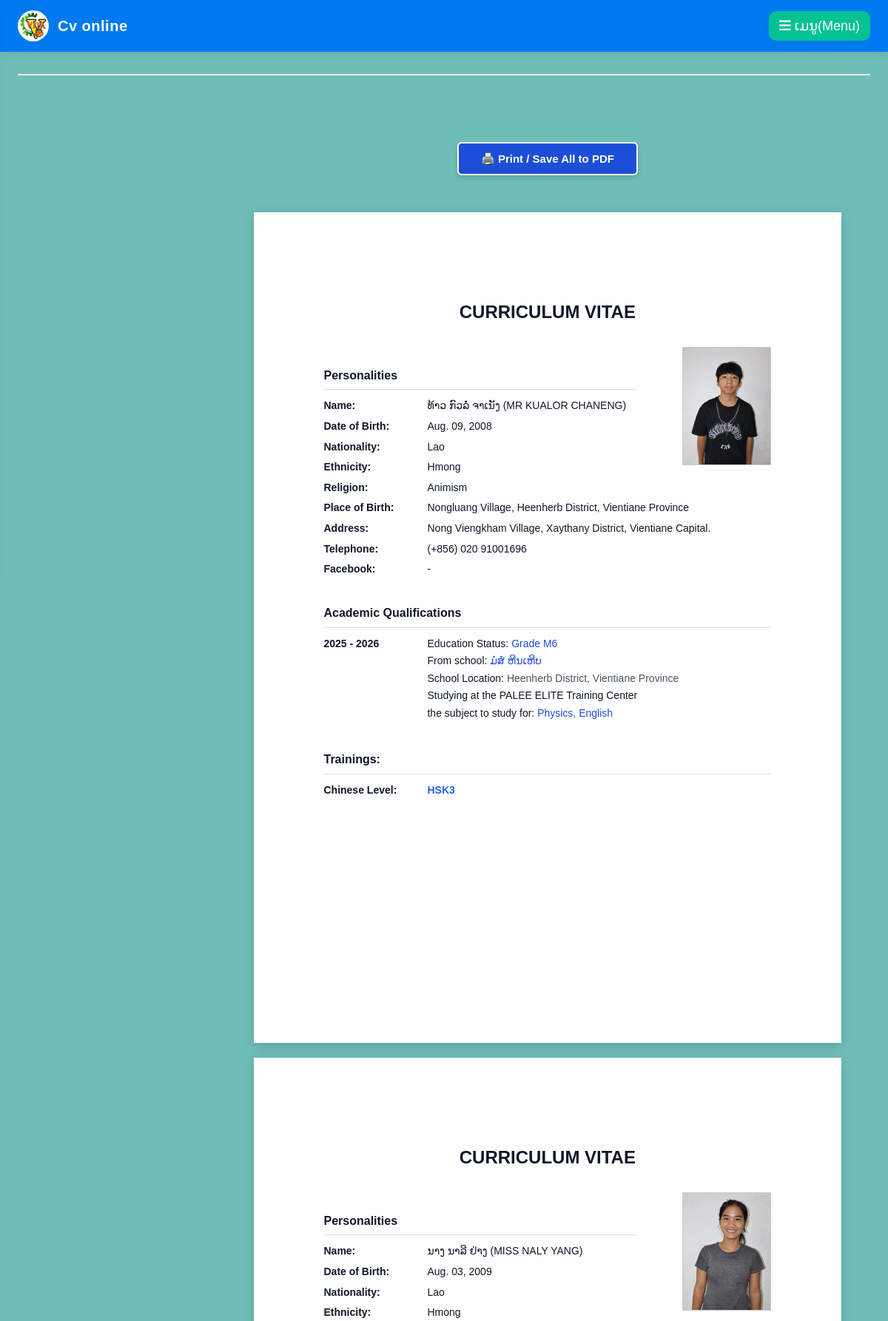
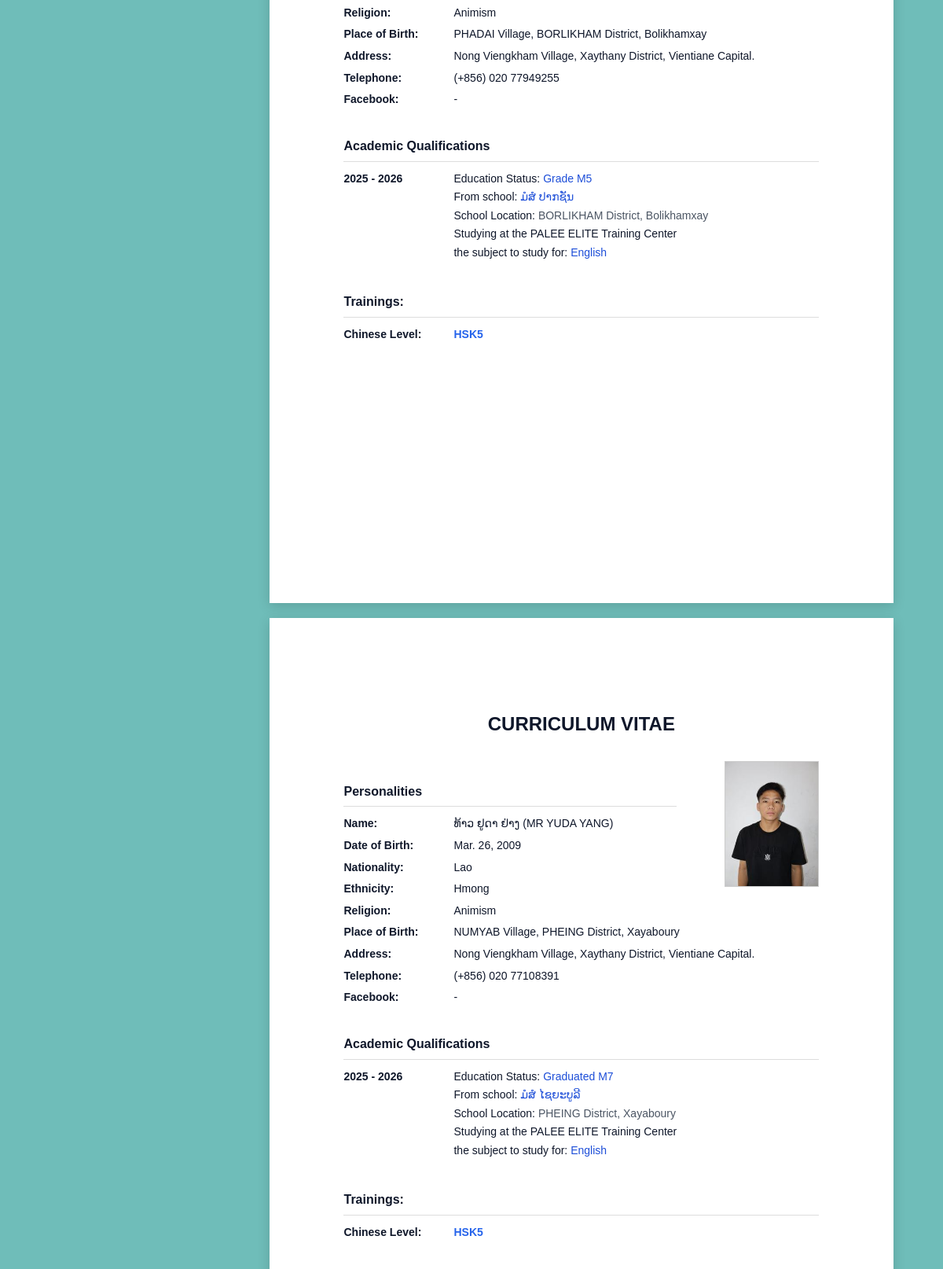
The page /?search=&school_year=&action=print (upper part) on the database its author committed (2 pictures, top to bottom).
### myapp/models.py (models this page shows, shortened)
class FormResponse(models.Model):
    PROVINCE_CHOICES3 = [
    ('Vientiane Capital', 'ນະຄອນຫຼວງວຽງຈັນ'),
    ('Phongsaly', 'ຜົ້ງສາລີ'),
    ('Luang Namtha', 'ຫຼວງນ້ຳທາ'),
    ('Oudomxay', 'ອຸດົມໄຊ'),
    ('Bokeo', 'ບໍ່ແກ້ວ'),
    ('Luang Prabang', 'ຫຼວງພະບາງ'),
    ('Huaphan', 'ຫົວພັນ'),
    ('Xayaboury', 'ໄຊຍະບູລີ'),
    ('Xieng Khouang', 'ຊຽງຂວາງ'),
    ('Vientiane', 'ວຽງຈັນ'),
    ('Bolikhamxay', 'ບໍລິຄຳໄຊ'),
    ('Khammouane', 'ຄຳມ່ວນ'),
    ('Savannakhet', 'ສະຫວັນນະເຂດ'),
    ('Salavan', 'ສາລະວັນ'),
    ('Sekong', 'ເຊກອງ'),
    ('Champasak', 'ຈຳປາສັກ'),
    ('Attapeu', 'ອັດຕະປື'),
    ('Xaysomboun', 'ໄຊສົມບູນ'),
    ]
    GRADUATE_CHOICES = [
        ('ມໍ7', 'ຈົບມໍ7ແລ້ວ (已毕业)'),
        ('ຍັງບໍ່ຈົບ', 'ຍັງບໍ່ຈົບ (未毕业)'),
    ]
    chinese_level1 = [
        ('HSK1', 'HSK1'),
        ('HSK2', 'HSK2'),
        ('HSK3', 'HSK3'),
        ('HSK4', 'HSK4'),
        ('HSK5', 'HSK5'),
        ('HSK6', 'HSK6'),
    ]
    ETHNICITY_CHOICES = [
        ('Lao', 'ລາວ'),
        ('Hmong', 'ມົ້ງ'),
        ('Khmu', 'ກຶມມຸ'),
        ('Phouthai', 'ຜູ້ໄທ'),
        ('Tai', 'ໄຕ'),
        ('Other', 'ອື່ນໆ (Other)'),
    ]
    RELIGION_CHOICES = [
        ('Buddhism', 'ພຸດ'),
        ('Christianity', 'ຄຣິດ'),
        ('Islam', 'ອິດສະລາມ'),
        ('Animism', 'ນັບຖືຜີ / ບໍ່ມີສາດສະໜາ'),
        ('Other', 'ອື່ນໆ (Other)'),
    ]
    student_code = models.CharField(max_length=20, unique=True, blank=True, null=True)
    timestamp = models.DateTimeField(
    verbose_name="Timestamp",
    default=timezone.now
    )
    full_name = models.CharField(
        max_length=255,
        verbose_name="ຊື່ ແລະ ນາມສະກຸນລາວ(真实姓名)"
    )
    name_Chinese = models.CharField(
        max_length=255,blank=True,
        verbose_name="ຊື່ແທ້ພາສາຈີນ ຫຼື ອັງກິດ(真实姓名)"
    )
    date_of_birth = models.DateField(
        verbose_name="ວັນເດືອນປີເກີດ (出生日期)",
        blank=True,
        null=True
    )
    ethnicity = models.CharField(
        max_length=50,
        choices=ETHNICITY_CHOICES,
        default='Lao',
        verbose_name="ຊົນເຜົ່າ (民族)"
    )
    ethnicity_other = models.CharField(
        max_length=100,
        blank=True,
        null=True,
        verbose_name="ຊົນເຜົ່າອື່ນໆ (请ກອກຊົນເຜົ່າຂອງທ່ານ)"
    )
    religion = models.CharField(
        max_length=50,
        choices=RELIGION_CHOICES,
        default='Buddhism',
        verbose_name="ສາດສະໜາ (宗教)"
    )
    religion_other = models.CharField(
        max_length=100,
        blank=True,
        null=True,
        verbose_name="ສາດສະໜາອື່ນໆ (请ກອກສາດສະໜາຂອງທ່ານ)"
    )
    organization = models.CharField(
        max_length=255,
        verbose_name="ມາຈາກໂຮງຮຽນໃດ(来自哪所学校？)"
    )
    Village = models.CharField(
        max_length=100,
        verbose_name="ບ້ານ (村莊)",
        blank=True
    )
    district = models.CharField(
        max_length=100,
        verbose_name="ເມືອງ (城市)"
    )
    province1 = models.CharField(
        max_length=60,
        choices=PROVINCE_CHOICES3,
        default='ນະຄອນຫຼວງວຽງຈັນ',
        verbose_name="ແຂວງເກີດ (省)"
    )
    is_graduated_m7 = models.CharField(
        max_length=20,
        choices=GRADUATE_CHOICES,
        verbose_name="ຫຼັງຈາກເດືອນ9 ສົກ2026 ນີ້ນ້ອງຮຽນຊັ້ນໃດ? (你七年级毕业嘛)"
    )
    current_grade = models.CharField(
        max_length=100,
        blank=True,
        null=True,
        verbose_name="ຖ້າບໍ່ຈົບ, ປັດຈຸບັນຮຽນຢູ່ຊັ້ນໃດ?"
    )
    chinese_level = models.CharField(
        max_length=60,
        blank=True,
        choices=chinese_level1,
        verbose_name="ລະດັບພາສາຈີນ (中文)"
    )
    phone_number = models.CharField(
        max_length=50,
        verbose_name="ເບີຕິດຕໍ່ (联络手机)"
    )
    facebook = models.CharField(
        max_length=100,
        blank=True,
        null=True,
        verbose_name="facebook (脸书)"
    )
    image = models.ImageField(
        upload_to='uploads/',
        blank=True,
        null=True,
        verbose_name="ຮູບພາບແນບມາ"
    )
    subject_set = models.ManyToManyField(
        Subject,
        verbose_name="ວິຊາເລືອກຮຽນທີ່ສູນປາລີ (选修课程)"
        )
    class Meta:
        verbose_name = "ຂໍ້ມູນການລົງທະບຽນນັກຮຽນທືນວິຕ້າ"
        verbose_name_plural = "ຂໍ້ມູນການລົງທະບຽນນັກຮຽນທືນວິຕ້າ"

class Subject(models.Model):
    name = models.CharField(max_length=255)
    photo = models.ImageField(upload_to='subject_photos/', blank=True, null=True)
    description = models.TextField(blank=True, null=True, default='')
    Name_eng = models.CharField(blank=True, null=True, default='')
    price = models.CharField(max_length=255, null=True, blank=True, default='')
    is_premium = models.BooleanField(default=False)
    promotion_end_at = models.DateField(null=True, blank=True)

### myapp/views.py (the view, shortened to what this page needs)
# urls.py: path('', views.home, name='home'),
def home(request):
    search_query = request.GET.get('search', '')
    school_year_query = request.GET.get('school_year', '')
    action = request.GET.get('action', '')  # 🔥 ເພີ່ມແຖວນີ້ເພື່ອເຊັກປຸ່ມກົດ
    users_queryset = FormResponse.objects.all().order_by('id')
    all_subjects = Subject.objects.all().order_by('id')
    total_students_count = users_queryset.count()
    context = {
        'users': users_queryset,
        'subjects': all_subjects,
        'total_count': total_students_count,
        'search_query': search_query,
        'school_year_query': school_year_query,
    }
    if action == 'print':
        return render(request, 'view_all_cv.html', context)
    return render(request, 'home.html', context)

### myapp/templates/view_all_cv.html (shortened to what this page needs)
{% extends 'components/base.html' %}
{% load static %}
{% block content %}
</head>
<body>
    <div class="top-bar">
        <button class="btn-print" onclick="window.print()">
            🖨️ Print / Save All to PDF
        </button>
    </div>
<div class="cv-container-wrapper">
{% for user in users %}
    <div class="cv-page" data-page="{{ forloop.counter }}">
        <div class="cv-title">Curriculum Vitae</div>
        <div class="cv-content-wrapper">
            <div class="left-info">
                <div class="section-title">Personalities</div>
                <div class="info-grid">
                    <div class="info-label">Name:</div>
                    <div style="white-space: nowrap;">{{ user.full_name }} {% if user.name_Chinese %}({{ user.name_Chinese }}){% endif %}</div>
                    <div class="info-label">Date of Birth:</div>
                    <div style="white-space: nowrap;">{{ user.date_of_birth|date:"M. d, Y" }}</div>
                    <div class="info-label">Nationality:</div>
                    <div style="white-space: nowrap;">Lao</div>
                    <div class="info-label">Ethnicity:</div>
                    <div style="white-space: nowrap;">{% if user.ethnicity == 'Other' %}{{ user.ethnicity_other }}{% else %}{{ user.ethnicity }}{% endif %}</div>
                    <div class="info-label">Religion:</div>
                    <div style="white-space: nowrap;">{% if user.religion == 'Other' %}{{ user.religion_other }}{% else %}{{ user.religion }}{% endif %}</div>
                    <div class="info-label">Place of Birth:</div>
                    <div style="white-space: nowrap;">
                        {% if user.Village %}{{ user.Village }} Village, {% endif %}{{ user.district }} District,
                        {% if user.province1 == 'Vientiane' %}Vientiane Province{% else %}{{ user.province1 }}{% endif %}
                    </div>
                    <div class="info-label">Address:</div>
                    <div style="white-space: nowrap;">
                    Nong Viengkham Village, Xaythany District, Vientiane Capital.
                    </div>
                    <div class="info-label">Telephone:</div>
                    <div style="white-space: nowrap;"> (+856) {{ user.phone_number }} </div>
                    <div class="info-label">Facebook:</div>
                    <div style="white-space: nowrap;">{{ user.facebook|default:"-" }}</div>
                </div>
            </div>
            <div class="cv-photo-box" style="width: 120px; height: 160px; border: 1px solid #ccc; overflow: hidden;">
                {% if user.image %}
                    <img src="{{ user.image.url }}" alt="Student Photo" style="width: 100%; height: 100%; object-fit: cover;">
                {% else %}
                    <div style="text-align: center; line-height: 160px; color: #9ca3af;">No Photo</div>
                {% endif %}
            </div>
        </div>
        <div class="section-title" style="margin-top: 35px;">Academic Qualifications</div>
        <div class="timeline-grid">
            <div class="timeline-year">2025 - 2026</div>
            <div class="timeline-detail">
                <p style="margin: 0 0 4px 0;">Education Status:
                    <span style="font-weight: 500; color: #1d4ed8;"">
                        {% if user.is_graduated_m7 == 'ມໍ7' or user.is_graduated_m7 == 'ມ7' or user.is_graduated_m7 == 'm7' or user.is_graduated_m7 == 'M7' %}
                            Graduated M7
                        {% elif user.current_grade == "ມໍ1" or user.current_grade == "ມ1" %}Grade M1
                        {% elif user.current_grade == "ມໍ2" or user.current_grade == "ມ2" %}Grade M2
                        {% elif user.current_grade == "ມໍ3" or user.current_grade == "ມ3" %}Grade M3
                        {% elif user.current_grade == "ມໍ4" or user.current_grade == "ມ4" %}Grade M4
                        {% elif user.current_grade == "ມໍ5" or user.current_grade == "ມ5" %}Grade M5
                        {% elif user.current_grade == "ມໍ6" or user.current_grade == "ມ6" %}Grade M6
                        {% elif user.current_grade == "ມໍ7" or user.current_grade == "ມ7" %}Graduated M7
                        {% else %}
                            {{ user.current_grade|default:"-" }}
                        {% endif %}
                    </span>
                </p>
                <p style="margin: 0 0 4px 0;">From school: <span style="font-weight: 500; color: #1d4ed8;">{{ user.organization }}</span></p>
                <p style="margin: 0 0 4px 0;">School Location:
                    <span style="font-weight: 500; color: #4b5563;">
                        {{ user.district }} District, {% if user.province1 == 'Vientiane' %}Vientiane Province{% else %}{{ user.province1 }}{% endif %}
                    </span>
                </p>
                <p style="margin: 0 0 4px 0;">Studying at the PALEE ELITE Training Center</p>
                <p style="margin: 0 0 4px 0;">the subject to study for:
                    <span style="font-weight: 500; color: #1d4ed8;">
                        {% for subject in user.subject_set.all %}{{ subject.Name_eng }}{% if not forloop.last %}, {% endif %}{% empty %}-{% endfor %}
                    </span>
                </p>
            </div>
        </div>
        <div class="section-title" style="margin-top: 35px;">Trainings:</div>
        <div class="timeline-grid">
            <div class="timeline-year">Chinese Level:</div>
            <div class="timeline-detail">
                <p style="margin: 0; font-weight: bold; color: #2563eb;">{{ user.chinese_level }}</p>
            </div>
        </div>
    </div>
{% empty %}
    <div class="cv-page" style="height: auto; text-align: center;">ບໍ່ມີຂໍ້ມູນນັກສຶກສາ</div>
{% endfor %}
</div>
{% endblock %}

### myapp/templates/components/base.html (shortened to what this page needs)
{% load static %}
<html lang="lo">
  <head>
    <link rel="stylesheet" href="{% static 'normalize.css' %}" />
    <link rel="stylesheet" href="{% static 'main65.css' %}">
    <link rel="stylesheet" href="https://cdnjs.cloudflare.com/ajax/libs/font-awesome/6.5.0/css/all.min.css">
  </head>
  <body class="w3-light-grey">
    {% include 'components/siteheader.html' %}
    <div class="main-content" style="margin-left:280px; padding:20px;">
      {% block content %}{% endblock %}
    </div>
  </body>
</html>

### myapp/templates/components/siteheader.html (shortened to what this page needs)
{% load static %}
<!DOCTYPE html>
<html lang="lo">
<head>
  <link rel="stylesheet" href="https://w3schools.com">
  <link rel="stylesheet" href="https://googleapis.com">
  <link rel="stylesheet" href="https://cloudflare.com">
</head>
<body>
  <header class="top-header">
    <div class="brand-group">
      <img src="{% static 'images/logo.png' %}" alt="Logo" class="brand-logo-img">
      <span class="brand-name-text">Cv online</span>
    </div>
    <button class="menu-toggle-btn" onclick="openSidebar()">
      <i class="fa fa-bars"></i> <span class="w3-hide-small">ເມນູ(Menu)</span>
    </button>
  </header>
  <main class="main-wrapper-content">
    <div class="w3-container w3-padding-32 modern-dashboard-card">
    </div>
  </main>
</body>
</html>

### myapp/templates/components/sitefooter.html
{% load static %}

### staticfiles/main65.css (style rules this page uses)
body { margin: 0px; padding: 0px; background: url("../images/bg_dark_green.png"); background-color: inherit; font-size: 16px; font-family: "Trebuchet MS", Helvetica, sans-serif; color: #000; }

### myapp/templates/components/base.html (style rules this page uses)
html, body, p, span, h1, h2, h3, h4, h5, h6, a, button, input, select, textarea, div, th, td, table, b, strong, li, ul { font-family: 'Phetsarath OT', sans-serif !important; }
i, .fa, .fas, .far, .fab, .fa-solid, .fa-regular, [class^="fa-"], [class*=" fa-"] { font-family: 'Font Awesome 6 Free', 'Font Awesome 6 Brands', 'FontAwesome' !important; font-weight: 900 !important; }
html, body { margin: 0 !important; padding: 0 !important; width: 100% !important; max-width: 100% !important; overflow-x: hidden !important; word-break: keep-all; overflow-wrap: break-word; font-size: 18px !important; line-height: 1.8 !important; }

### myapp/templates/components/siteheader.html (style rules this page uses)
body, h1, h2, h3, h4, h5, h6, .w3-bar, button, a, span, div { font-family: "Phetsarath", sans-serif !important; }
body { background-color: #f1f5f9; color: #0f172a; margin: 0; }
.top-header { position: fixed; top: 0; left: 0; right: 0; height: 70px; background: #0079f1 !important; box-shadow: 0 4px 12px rgba(0,0,0,0.08); z-index: 99; display: flex; align-items: center; justify-content: space-between; padding: 0 24px; }
.brand-group { display: flex; align-items: center; gap: 12px; }
.brand-logo-img { width: 42px; height: 42px; object-fit: cover; border-radius: 50%; background: #ffffff; padding: 2px; }
.brand-name-text { font-weight: bold; font-size: 20px; color: #ffffff; letter-spacing: 0.5px; }
.menu-toggle-btn { background: #05c293 !important; color: #feffff !important; border: none; border-radius: 10px; padding: 10px 14px; cursor: pointer; transition: all 0.2s ease; font-size: 18px; }
.main-wrapper-content { margin-top: 100px; padding: 0 24px 40px 24px; }
.modern-dashboard-card { background: #ffffff; border-radius: 16px; box-shadow: 0 4px 20px rgba(0, 0, 0, 0.03); border: 1px solid rgba(0, 0, 0, 0.05); max-width: 1200px; margin: 0 auto; }

### rows shown on the page
FormResponse: full_name "ທ້າວ ກົວລໍ່ ຈາເນັງ", name_Chinese "MR KUALOR CHANENG", date_of_birth "Aug. 09, 2008", ethnicity "Hmong", religion "Animism", Village "Nongluang", district "Heenherb", province1 "Vientiane Province", phone_number "020 91001696", facebook "-", image (picture), is_graduated_m7 "Grade M6", organization "ມໍສໍ ຫີນເຫີບ", chinese_level "HSK3"
Subject: Name_eng "Physics"
Subject: Name_eng "English"
FormResponse: full_name "ນາງ ນາລີ ຢ່າງ", name_Chinese "MISS NALY YANG", date_of_birth "Aug. 03, 2009", ethnicity "Hmong", religion "Animism", Village "PHADAI", district "BORLIKHAM", province1 "Bolikhamxay", phone_number "020 77949255", facebook "-", image (picture), is_graduated_m7 "Grade M5", organization "ມໍສໍ ປາກຊັນ", chinese_level "HSK5"
